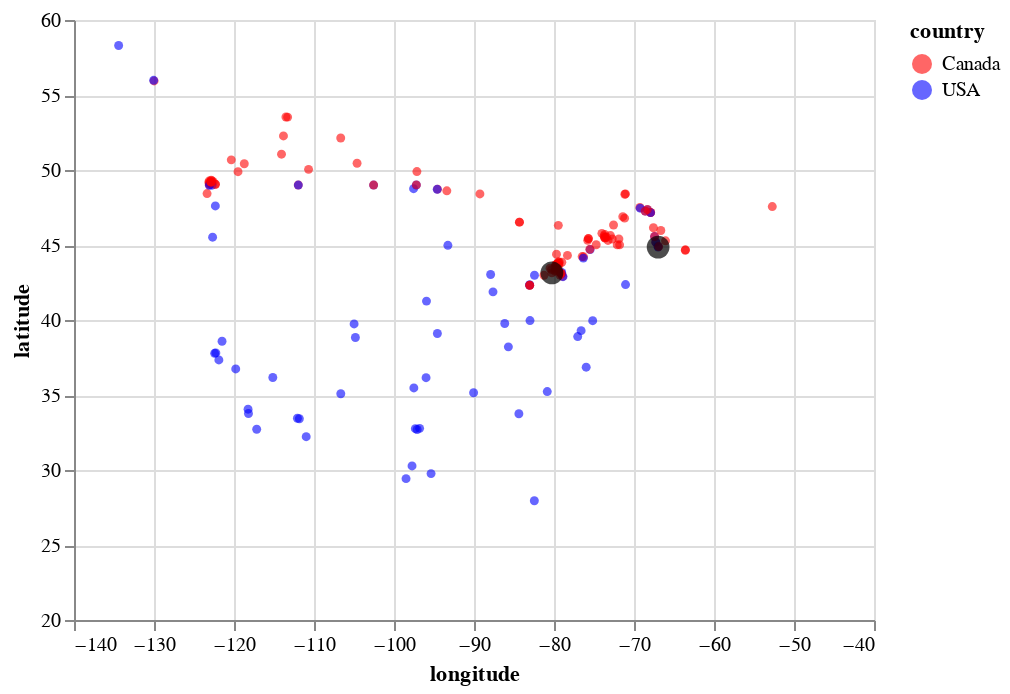

The code cell stored with this chart in its notebook:
### Markdown cell above
The two sampled points are shown as black circles.

Our goal is to find how similar these two points are.

### Code cell
cities_viz + alt.Chart(two_cities).mark_circle(size=130, color='black').encode(alt.X('longitude'), alt.Y('latitude'))

### Figure 1 — Vega-Lite specification as saved in the notebook (floating-point values rounded to 4 significant figures; data arrays with more than 128 entries replaced by an {"elided": "..."} marker saying what was removed)
{"config": {"view": {"continuousWidth": 400, "continuousHeight": 300}}, "layer": [{"data": {"name": "data-2c4b8116a5ba02671a69ae33b802cc1c"}, "mark": {"type": "circle", "opacity": 0.6, "size": 20}, "encoding": {"color": {"type": "nominal", "field": "country", "scale": {"domain": ["Canada", "USA"], "range": ["red", "blue"]}}, "x": {"type": "quantitative", "field": "longitude", "scale": {"domain": [-140, -40]}}, "y": {"type": "quantitative", "field": "latitude", "scale": {"domain": [20, 60]}}}}, {"data": {"name": "data-7c144ccbe61beb3e29b101c8ca59a046"}, "mark": {"type": "circle", "color": "black", "size": 130}, "encoding": {"x": {"type": "quantitative", "field": "longitude"}, "y": {"type": "quantitative", "field": "latitude"}}}], "$schema": "https://vega.github.io/schema/vega-lite/v4.8.1.json", "datasets": {"data-2c4b8116a5ba02671a69ae33b802cc1c": {"elided": "167 records"}, "data-7c144ccbe61beb3e29b101c8ca59a046": [{"longitude": -66.98, "latitude": 44.86}, {"longitude": -80.26, "latitude": 43.14}]}}
